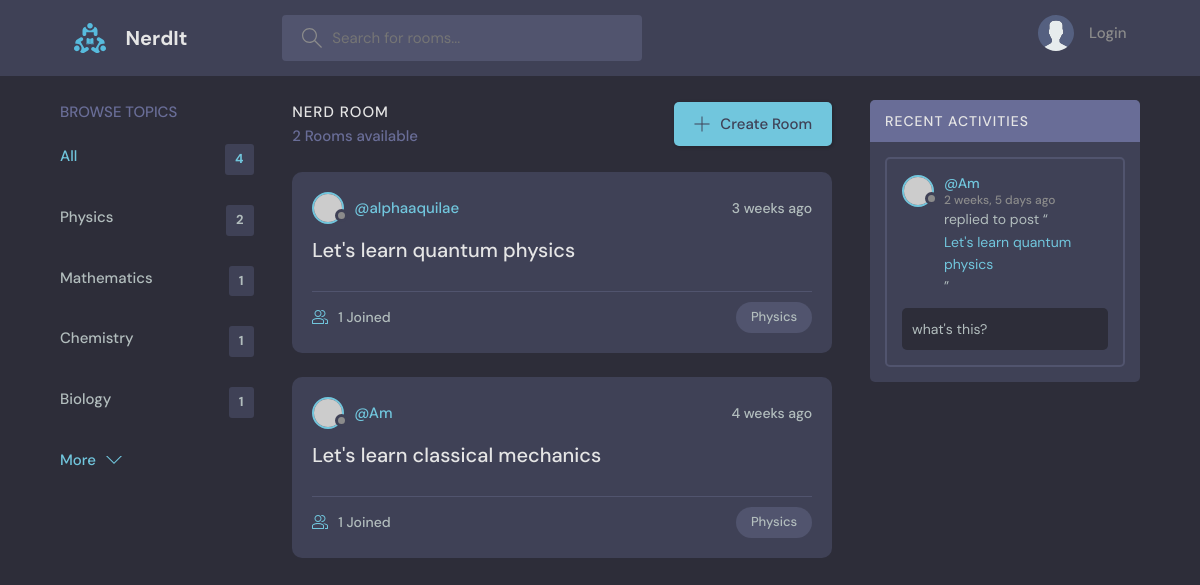
Screenshot of /?q=Physics with the database file from the repository.
### base/models.py (models this page shows, shortened)
class Topic(models.Model):
    name=models.CharField(max_length=200)

class Room(models.Model):
    host = models.ForeignKey(User, on_delete=models.SET_NULL, null=True)
    topic = models.ForeignKey(Topic, on_delete=models.SET_NULL, null=True)
    name  = models.CharField(max_length=200)
    description = models.TextField(null=True, blank=True)
    participants = models.ManyToManyField(User, related_name='participants', blank=True)
    updated = models.DateTimeField(auto_now=True)
    created = models.DateTimeField(auto_now_add=True)
    class Meta:
        ordering = ['-updated', '-created']
    def __str__(self):
        return self.name

class Message(models.Model):
    user = models.ForeignKey(User, on_delete=models.CASCADE)
    room = models.ForeignKey(Room, on_delete=models.CASCADE)
    body = models.TextField()
    updated = models.DateTimeField(auto_now=True)
    created = models.DateTimeField(auto_now_add=True)
    class Meta:
        ordering = ['-updated', '-created']

### base/views.py (the view)
# urls.py: path('', views.home, name="home"),
def home(request):
    q = request.GET.get('q') if request.GET.get('q') != None else ''
    rooms = Room.objects.filter(Q(topic__name__icontains = q) | Q(description__icontains=q))
    topics = Topic.objects.all()
    room_count = rooms.count()
    room_messages = Message.objects.filter(Q(room__topic__name__icontains=q))
    context = {'rooms':rooms, 'topics':topics, 'room_count':room_count, 'room_messages':room_messages}
    return render(request, 'base/home.html', context)

### base/templates/base/home.html (shortened to what this page needs)
{% extends 'main.html' %}
{% block content %}
    <main class="layout layout--3">
      <div class="container">
        {% include 'base/topics_component.html' %}
        <div class="roomList">
          <div class="roomList__header">
            <div>
              <h2>Nerd Room</h2>
              <p>{{room_count}} Rooms available</p>
            </div>
            <a class="btn btn--main" href="create-room.html">
              <svg version="1.1" xmlns="http://www.w3.org/2000/svg" width="32" height="32" viewBox="0 0 32 32">
                <title>add</title>
                <path
                  d="M16.943 0.943h-1.885v14.115h-14.115v1.885h14.115v14.115h1.885v-14.115h14.115v-1.885h-14.115v-14.115z"
                ></path>
              </svg>
              Create Room
            </a>
          </div>
          {% include 'base/feed_component.html' %}
        </div>
        {% include 'base/activity_component.html' %}
      </div>
    </main>
{% endblock %}

### base/templates/base/topics_component.html
<div class="topics">
    <div class="topics__header">
      <h2>Browse Topics</h2>
    </div>
    <ul class="topics__list">
      <li>
        <a href="{% url 'home' %}" class="active">All <span>{{topics.count}}</span></a>
      </li>
      {% for topic in topics %}
      <li>
        <a href="{% url 'home' %}?q={{topic.name}}">{{topic.name}}<span>{{topic.room_set.all.count}}</span></a>
      </li>
      {% endfor %}
    </ul>
    <a class="btn btn--link" href="topics.html">
      More
      <svg version="1.1" xmlns="http://www.w3.org/2000/svg" width="32" height="32" viewBox="0 0 32 32">
        <title>chevron-down</title>
        <path d="M16 21l-13-13h-3l16 16 16-16h-3l-13 13z"></path>
      </svg>
    </a>
  </div>

### base/templates/base/feed_component.html (shortened to what this page needs)
{% for room in rooms %}
<div class="roomListRoom">
    <div class="roomListRoom__header">
      <a href="{% url 'user-profile' room.host.id %}" class="roomListRoom__author">
        <div class="avatar avatar--small">
          <img src="https://randomuser.me/api/portraits/women/11.jpg" />
        </div>
        <span>@{{room.host.username}}</span>
      </a>
      <div class="roomListRoom__actions">
        <span>{{room.created|timesince}} ago</span>
      </div>
    </div>
    <div class="roomListRoom__content">
      <a href="{% url 'room' room.id %}">{{room.name}}</a>
    </div>
    <div class="roomListRoom__meta">
      <a href="{% url 'room' room.id%}" class="roomListRoom__joined">
        {{room.participants.all.count}} Joined
      </a>
      <p class="roomListRoom__topic">{{room.topic.name}}</p>
    </div>
  </div>
  {% endfor %}

### base/templates/base/activity_component.html
<div class="activities">
    <div class="activities__header">
      <h2>Recent Activities</h2>
    </div>
    {% for message in room_messages %}
    <div class="activities__box">
      <div class="activities__boxHeader roomListRoom__header">
        <a href="{% url 'user-profile' message.user.id %}" class="roomListRoom__author">
          <div class="avatar avatar--small">
            <img src="https://randomuser.me/api/portraits/women/11.jpg" />
          </div>
          <p>
            @{{message.user}}
            <span>{{message.created|timesince}} ago</span>
          </p>
        </a>
      </div>
      <div class="activities__boxContent">
        <p>replied to post “<a href="{% url 'room' message.room.id %}">{{message.room}}</a>”</p>
        <div class="activities__boxRoomContent">
          {{message.body}}
        </div>
      </div>
    </div>
    {% endfor %}
  </div>

### rows the page displays
Topic: name "Physics", room_set.all.count "2"
Topic: name "Mathematics", room_set.all.count "1"
Topic: name "Chemistry", room_set.all.count "1"
Topic: name "Biology", room_set.all.count "1"
Room: host.username "alphaaquilae", created "3 weeks", name "Let's learn quantum physics", participants.all.count "1", topic.name "Physics"
Room: host.username "Am", created "4 weeks", name "Let's learn classical mechanics", participants.all.count "1", topic.name "Physics"
Message: user "Am", created "2 weeks, 5 days", room "Let's learn quantum physics", body "what's this?"

### other values shown
{{ topics.count }} "4"
{{ room_count }} "2"
